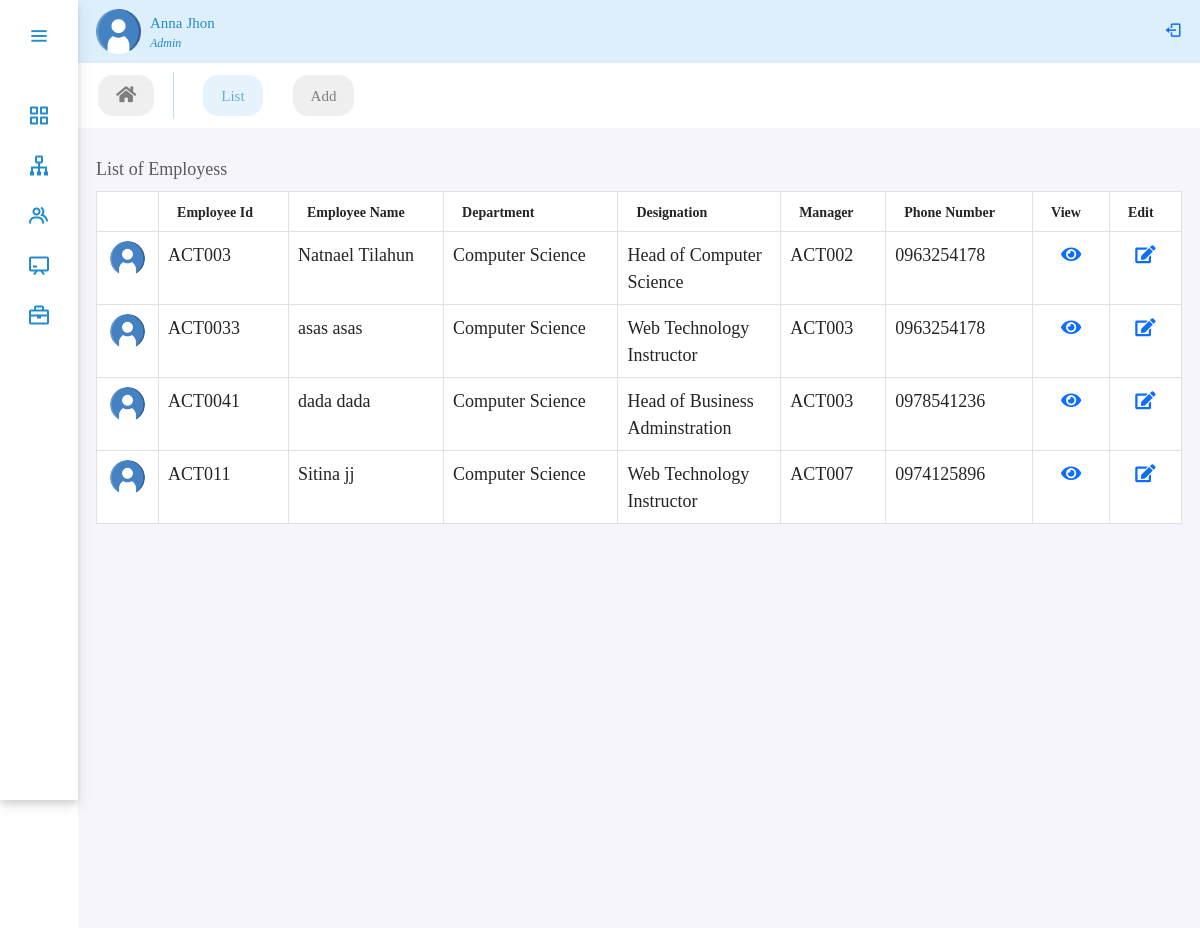
The page /panel/employees on the database as committed earlier.
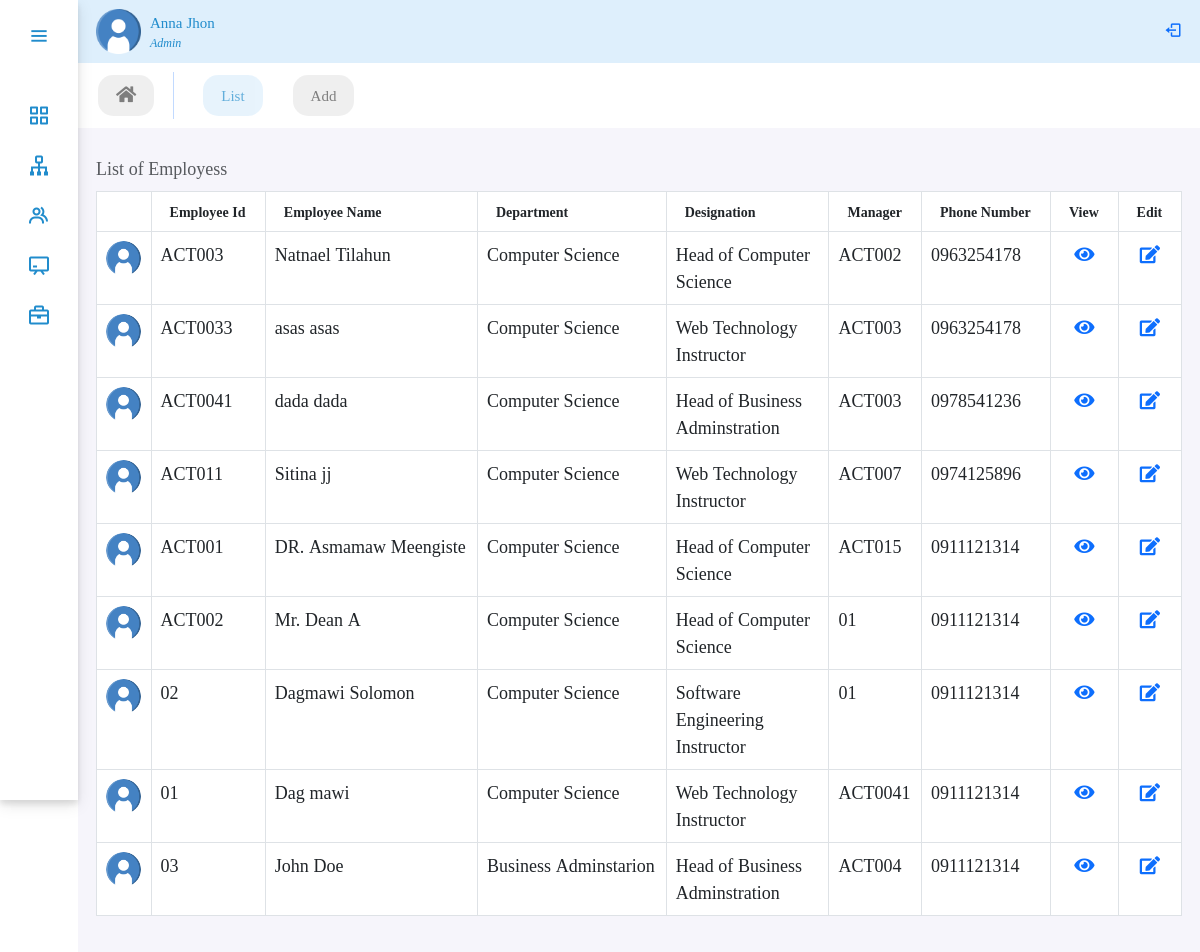
The same page on the database as committed later.
### performance/models.py (models this page shows, shortened)
class Employee(models.Model):
    user = models.OneToOneField(
        CustomUser, on_delete=models.CASCADE, null=True, related_name='user')
    GENDER_CHOICES = (
        ('M', 'Male'),
        ('F', 'Female'),
    )
    MARITAL_STATUS_CHOICES = (
        ('S', 'Single'),
        ('M', 'Married'),
        ('D', 'Divorced'),
        ('W', 'Widowed'),
    )
    EMPLOYMENT_TYPE_CHOICES = (
        ('fulltime_permanent', 'Fulltime Permanent'),
        ('fulltime_probation', 'Fulltime Probation'),
        ('part_time_contract', 'Part Time Contract'),
    )
    STATUS_CHOICES = (
        ('A', 'Active'),
        ('IN', 'Inactive'),
    )
    avatar = models.ImageField(upload_to='avatar/', null=True, blank=True)
    gender = models.CharField(max_length=1, choices=GENDER_CHOICES, null=True)
    dob = models.DateField(blank=True, null=True)
    nationality = models.CharField(max_length=100, null=True, blank=True)
    marital_status = models.CharField(
        max_length=50, choices=MARITAL_STATUS_CHOICES, null=True, blank=True)
    phone_number = models.CharField(max_length=20, null=True, blank=True)
    email = models.EmailField(max_length=254)
    address = models.CharField(max_length=100, null=True, blank=True)
    joined_date = models.DateField(null=True)
    department = models.ForeignKey(
        Department, on_delete=models.SET_NULL, null=True, blank=True)
    designation = models.ForeignKey(
        Designation, on_delete=models.SET_NULL, null=True)
    employment_type = models.CharField(
        max_length=20, choices=EMPLOYMENT_TYPE_CHOICES, null=True)
    salary = models.DecimalField(
        max_digits=10, decimal_places=2, null=True, blank=True)
    promotion_designation = models.ForeignKey(
        Designation, on_delete=models.SET_NULL, related_name='promotion', null=True, blank=True)
    manager = models.ForeignKey(
        CustomUser, on_delete=models.SET_NULL, null=True, blank=True)
    created_at = models.DateTimeField(auto_now_add=True, null=True, blank=True)
    updated_at = models.DateTimeField(auto_now=True, null=True, blank=True)
    status = models.CharField(max_length=50, null=True, choices=STATUS_CHOICES)
    note = models.TextField(blank=True, null=True)

class CustomUser(AbstractBaseUser, PermissionsMixin):
    user_id = models.CharField(max_length=10, unique=True)
    first_name = models.CharField(max_length=30)
    last_name = models.CharField(max_length=30)
    is_active = models.BooleanField(default=True)
    is_manager = models.BooleanField(default=False)
    is_employee = models.BooleanField(default=False)
    is_admin = models.BooleanField(default=False)
    is_staff = models.BooleanField(default=False)
    is_superuser = models.BooleanField(default=False)
    objects = UserManager()
    USERNAME_FIELD = 'user_id'
    REQUIRED_FIELDS = ['first_name', 'last_name']
    def __str__(self):
        return self.user_id

class Department(models.Model):
    department_name = models.CharField(max_length=100, null=True)
    department_head = models.ForeignKey(
        CustomUser, on_delete=models.SET_NULL, related_name='head_of_department', blank=True, null=True)
    status = models.BooleanField(default=True, null=True)
    created_at = models.DateTimeField(auto_now_add=True, null=True)
    updated_at = models.DateTimeField(auto_now=True, null=True)
    def __str__(self):
        return self.department_name

class Designation(models.Model):
    department = models.ForeignKey(
        Department, on_delete=models.SET_NULL, related_name='designations', null=True, blank=True)
    job_title = models.CharField(max_length=100, null=True)
    created_at = models.DateTimeField(auto_now_add=True, null=True)
    updated_at = models.DateTimeField(auto_now=True, null=True)
    def __str__(self):
        return self.job_title

### performance/views.py (the view)
# urls.py: path('panel/employees', views.EmployeeListView.as_view(), name='employees'),
class EmployeeListView(ListView):
    model = Employee
    template_name = 'performance/employee.html'
    context_object_name = 'page_obj'

### performance/templates/performance/employee.html (shortened to what this page needs)
{% extends 'performance/adminPanel.html' %}
{% load static %}
{% block body %}
<ul class="nav panelNav fw-medium">
    <li class="nav-item">
        <a class="nav-link" href="{% url 'dashboard' %}"><i class="fa fa-home"></i></a>
    </li>
    <li class="nav-item">
        <a class="nav-link active" href="#"> List</a>
    </li>
    <li class="nav-item">
        <a class="nav-link" href="#">Add</a>
    </li>
</ul>
<div class="table-responsive table-hover home-section p-lg-3">
    <table class="table table-bordered caption-top">
        <caption>List of Employess</caption>
        <thead>
            <tr>
                <th></th>
                <th class="px-3" style="font-size: 14px;">Employee Id</th>
                <th class="px-3" style="font-size: 14px;">Employee Name</th>
                <th class="px-3" style="font-size: 14px;">Department</th>
                <th class="px-3" style="font-size: 14px;">Designation</th>
                <th class="px-3" style="font-size: 14px;">Manager</th>
                <th class="px-3" style="font-size: 14px;">Phone Number</th>
                <th class="px-3" style="font-size: 14px;">View</th>
                <th class="px-3" style="font-size: 14px;">Edit</th>
            </tr>
        </thead>
        <tbody class="table-caption-top">
            {% for employee in page_obj %}
            <tr>
                <td class="text-center"><img src="/media/avatar/user.png" style="width:35px; height:35px; border-radius: 100%;"></td>
                <td>{{ employee.user.user_id }}</td>
                <td>{{ employee.user.first_name }} {{employee.user.last_name}}</td>
                <td>{{ employee.department }}</td>
                <td style="width:15%; text-align:left;">{{ employee.designation }}</td>
                <td>{{ employee.manager }}</td>
                <td>{{ employee.phone_number }}</td>
                <td class="text-center"><a href="{% url 'employee_detail' employee.id %}"><i class="fas fa-eye" ></i></a></td>
                <td class="text-center"><a href="{% url 'employee_update' employee.id %}" ><i class="fas fa-edit"></i></a></td>
            </tr>
            {% endfor %}
        </tbody>
    </table>
</div>
{% endblock body %}

### performance/templates/performance/adminPanel.html (shortened to what this page needs)
{% extends 'performance/base.html' %}
{% load static %}
{% block sidebar %}
<div class="sidebar">
  <div class="logo_details">
    <i class="bx bx-menu" id="btns"></i>
  </div>
  <ul class="nav-list">
    <li>
      <a href="{% url 'dashboard' %}">
        <i class="bx bx-grid-alt"></i>
      </a>
    </li>
    <li>
      <a href="{% url 'department' %}">
        <i class="bx bx-sitemap"></i>
      </a>
    </li>
    <li>
      <a href="{% url 'employees'  %}">
        <i class="bx bx-group"></i>
      </a>
    </li>
    <li>
      <a href="{% url 'training' %}">
        <i class="bx bx-chalkboard"></i>
      </a>
    </li>
    <li>
      <a href="{% url 'development' %}">
        <i class="bx bx-briefcase"></i>
      </a>
    </li>
  </ul>
</div>
<nav class="navbar mainNav">
    <ul class="nav">
      <li class="nav-item profile">
        <div class="profile_details d-flex mx-3">
          <img src="{% static 'performance/images/user.png' %}" width="45" alt="">
          <div class="profile_content mx-2 my-auto">
            <div class="name">Anna Jhon</div>
            <div class="designation">Admin</div>
          </div>
        </div>
      </li>
    </ul>
    <span class="navbar-text small pe-3">
      <form action="{% url 'logout' %}" method="post">
      <button type="submit" style="border:none; background:transparent; "> <i class="bx bx-log-out text-primary" id="log_out"></i></button>
    </form>
    </span>
</nav>
{% endblock sidebar %}

### performance/templates/performance/base.html (shortened to what this page needs)
{% load static %}
<!DOCTYPE html>
<html lang="en">
<head>
    <link href="https://cdn.jsdelivr.net/npm/bootstrap@5.3.0/dist/css/bootstrap.min.css" rel="stylesheet">
    <link rel="stylesheet" href="https://cdnjs.cloudflare.com/ajax/libs/font-awesome/5.14.0/css/all.css">
    <link href='https://unpkg.com/boxicons@2.1.4/css/boxicons.min.css' rel='stylesheet'>
    <link rel="stylesheet" href="https://pro.fontawesome.com/releases/v5.10.0/css/all.css" />
    <link rel="stylesheet" href="{% static 'performance/css/style.css' %}">
</head>
<body>
    {% block sidebar %}{% endblock sidebar %}
    {% block body %}
    {% endblock body %}
</body>
</html>

### performance/static/performance/css/style.css (style rules this page uses)
:root { --color-default: #218ccc; --color-second:#DEEFFC; --color-white:#fff; --color-body:#e4e9f7; --color-light:#e0e0e0; }
* { margin: 0; padding: 0; font-size: 18px; font-family: 'Noto Serif Georgian', serif; text-align: justify; box-sizing: border-box; }
span { color: var(--color-default); font-size: 50px; }
.sidebar { min-height: 100vh; width: 78px; padding: 6px 14px; z-index: 99; background-color: var(--color-white); transition: all .5s ease; position: fixed; top: 0; left: 0; margin: 0; padding: 0 auto; box-shadow: 0 4px 6px rgba(0, 0, 0, 0.1), 0 5px 15px rgba(0, 0, 0, 0.1); }
.sidebar .logo_details { height: 60px; display: flex; align-items: center; position: relative; }
.sidebar .logo_details #btns { position: absolute; top:50%; right: 0; transform: translateY(-50%); font-size: 23px; text-align: center; cursor: pointer; transition: all .5s ease; }
.sidebar i { color:var(--color-default); height: 60px; line-height: 60px; min-width: 50px; font-size: 25px; text-align: center; }
.sidebar .nav-list { margin-top: 30px; height: 100%; padding: 0; }
.sidebar li { position: relative; margin:8px 0; list-style: none; }
.sidebar li a { display: flex; height: 100%; width: 100%; align-items: center; text-decoration: none; position: relative; transition: all .5s ease; z-index: 12; }
.sidebar li a::after { content: ""; position: absolute; width: 100%; height: 100%; transform: scaleX(0); background-color: var(--color-second); border-radius: 5px; transition: transform 0.3s ease-in-out; transform-origin: left; z-index: -2; }
.sidebar li i { height: 42px; line-height: 40px; font-size: 24px; }
.mainNav { background-color: var(--color-second); position: relative; top: 0; left: 78px; width: calc(100% - 78px); transition: all .5s ease; z-index: 2; }
.mainNav li.profile .name, .mainNav li.profile .designation { font-size: 15px; font-weight: 400; color:var(--color-default); white-space: nowrap; }
.mainNav li.profile .designation { font-size: 12px; font-style: italic; }
.panelNav { position: relative; top: 0; left: 78px; width: calc(100% - 78px); transition: all .5s ease; z-index: 2; }
.home-section { background: rgb(246,245,251); position: relative; min-height: 100vh; top: 0; left:78px; width: calc(100% - 78px); transition: all .5s ease; z-index: 2; }
.panelNav { background-color: var(--color-white); }
.panelNav .nav-link { color: #000; background-color: var(--color-light); border-radius: 15px; font-size: 15px; margin: 12px 10px 12px 20px; opacity: 0.5; }
.panelNav .nav-link.active { opacity: 0.7; background-color: var(--color-second); color: var(--color-default); }

Rows that differ between the two databases and show on the page:
added Employee: user.user_id "ACT001", user.first_name "DR. Asmamaw", user.last_name "Meengiste", department "Computer Science", designation "Head of Computer Science", manager "ACT015", phone_number "0911121314"
added Employee: user.user_id "ACT002", user.first_name "Mr. Dean", user.last_name "A", department "Computer Science", designation "Head of Computer Science", manager "01", phone_number "0911121314"
added Employee: user.user_id "02", user.first_name "Dagmawi", user.last_name "Solomon", department "Computer Science", designation "Software Engineering Instructor", manager "01", phone_number "0911121314"
added Employee: user.user_id "01", user.first_name "Dag", user.last_name "mawi", department "Computer Science", designation "Web Technology Instructor", manager "ACT0041", phone_number "0911121314"
added Employee: user.user_id "03", user.first_name "John", user.last_name "Doe", department "Business Adminstarion", designation "Head of Business Adminstration", manager "ACT004", phone_number "0911121314"
